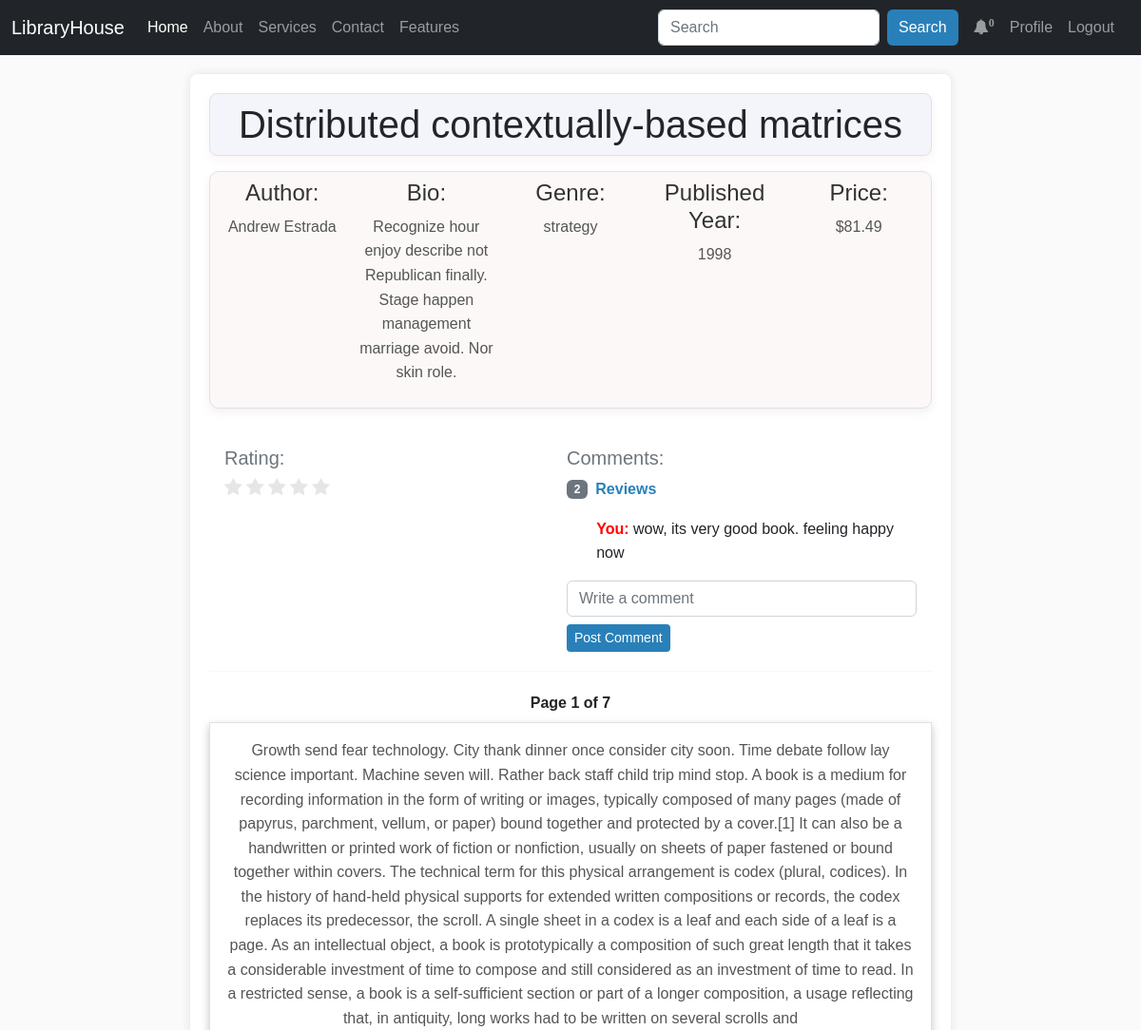
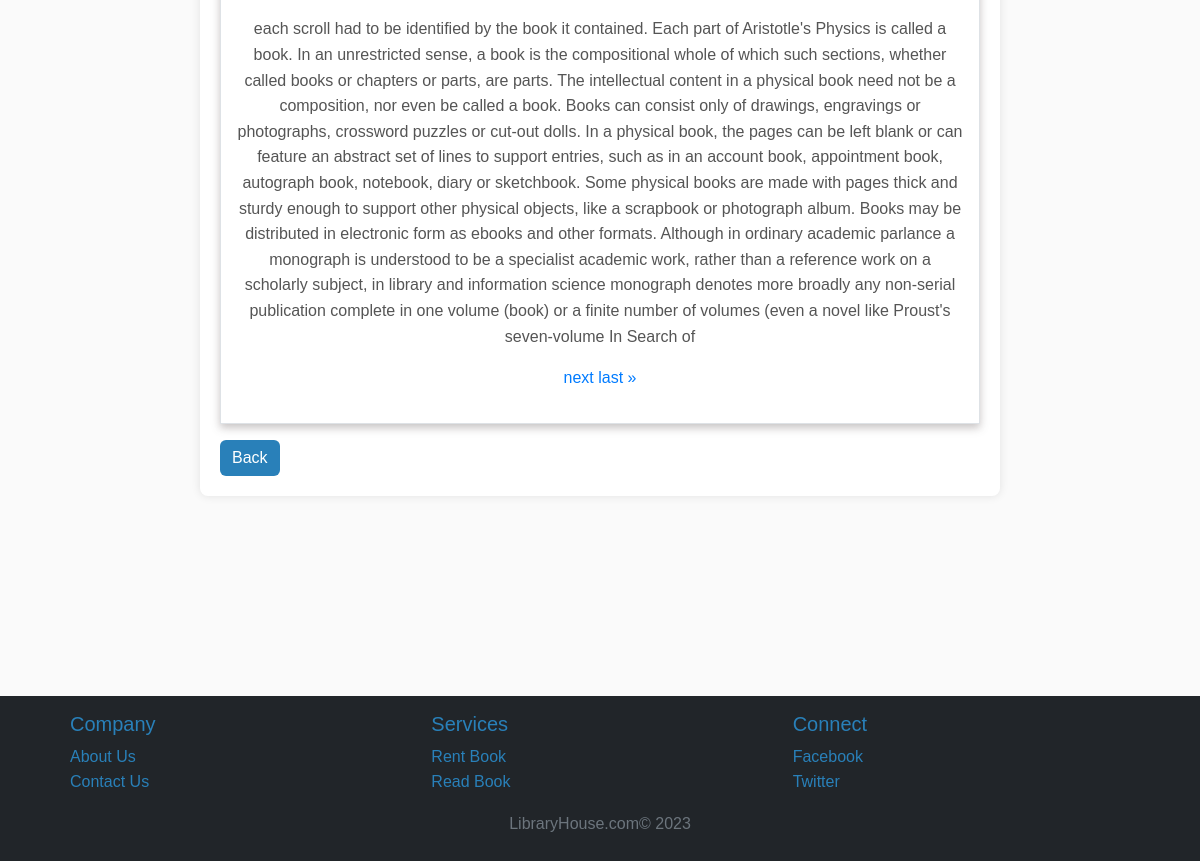
Page /book/1111/ (signed in) on the committed database (2 pictures, top to bottom).
### myapp/models.py (models this page shows, shortened)
class Book(models.Model):
    title = models.CharField(max_length=200)
    author = models.ForeignKey(Author, on_delete=models.CASCADE,related_name='books')
    genre = models.CharField(max_length=50)
    published_year = models.PositiveIntegerField()
    price = models.DecimalField(max_digits=5, decimal_places=2)
    book_content = models.TextField(default='')

class Author(models.Model):
    name = models.CharField(max_length=100)
    bio = models.TextField()
    author_pic = models.ImageField(upload_to='author/photos/',default=None,null=True)

class Comment(models.Model):
    user = models.ForeignKey(CustomUser, on_delete=models.CASCADE)
    book = models.ForeignKey(Book, on_delete=models.CASCADE, related_name='comments')
    content = models.TextField(max_length=250,blank=False,null=False)
    created_at = models.DateTimeField(auto_now_add=True)

### myapp/views.py (the view)
# urls.py: path('book/<int:book_id>/', views.book_detail, name='book_detail'),
@login_required
def book_detail(request, book_id):
    book = get_object_or_404(Book, pk=book_id)
    content = book.book_content
    words_per_page = 200
    words = content.split()
    pages = [words[i:i + words_per_page] for i in range(0, len(words), words_per_page)]
    page = request.GET.get('page', 1)
    paginator = Paginator(pages, 2)
    try:
        current_page = paginator.page(page)
    except PageNotAnInteger:
        current_page = paginator.page(1)
    except EmptyPage:
        current_page = paginator.page(paginator.num_pages)
    user = request.user
    user_comments = Comment.objects.filter(user=user, book=book)
    total_comments = Comment.objects.filter(book=book).count()
    try:
        rating = Rating.objects.get(user=user, book=book).rating
    except Rating.DoesNotExist:
        rating = None
    except Exception as e:
        rating = None
    context = {
        'book': book,
        'current_page': current_page,
        'user_rating': rating,
        'user_comments': user_comments,
        'total_comments':total_comments,
    }
    return render(request, 'book_detail.html', context)

### myapp/context_processors.py (called while the page is built)
def user_authentication(request):
    user = get_user(request)
    return {'user': user, 'is_authenticated': user.is_authenticated}

### templates/book_detail.html (shortened to what this page needs)
{% extends 'base.html' %}
{% block content %}
<div id="container">
    <h1 class="page-header text-center border mb-3 py-2 px-2" style="background-color: #f3f5fa !important; border-radius: 8px; box-shadow: 0 4px 8px rgba(247, 242, 242, 0.88);">{{ book.title }}</h1>
    <div class="info-row text-center border mb-3 py-2">
        <div class="info-col">
            <h4>Author:</h4>
            <p>{{ book.author.name }}</p>
        </div>
        <div class="info-col">
            <h4>Bio:</h4>
            <p>{{ book.author.bio }}</p>
        </div>
        <div class="info-col">
            <h4>Genre:</h4>
            <p>{{ book.genre }}</p>
        </div>
        <div class="info-col">
            <h4>Published Year:</h4>
            <p>{{ book.published_year }}</p>
        </div>
        <div class="info-col">
            <h4>Price:</h4>
            <p>${{ book.price }}</p>
        </div>
    </div>
    <div class="info-col row" >
        <div class="rating my-0 col md-6 mx-3" id="book-rating" data-book-id="{{ book.id }}" data-user-id="{{ request.user.id }}" data-user-rating="{{ user_rating }}">
            <h5 class="text-secondary mt-4">Rating:</h5>
            <i class="fa fa-star" data-star="1"></i>
            <i class="fa fa-star" data-star="2"></i>
            <i class="fa fa-star" data-star="3"></i>
            <i class="fa fa-star" data-star="4"></i>
            <i class="fa fa-star" data-star="5"></i>
        </div>
        <div class="col-md-6 mx-3">
            <h5 class="text-secondary mt-4">Comments:</h5>
            <div class="d-flex align-items-center">
                <span id="comments-count" class="badge bg-secondary mr-2">{{total_comments}}</span>
                <a role="button" href="{% url 'show_all_comments' book.id %}" class=" mx-2 text-danger text-decoration-none"><b>Reviews</b></a>
            </div>
            <div id="comments-container" class="mt-3" style="margin-left: 1.2rem;">
                {% if user_comments %}
                    {% for comment in user_comments %}
                        <div class="container">
                            {% if comment.user == request.user %}
                               <span style="color:red;font-size:16px;font-weight:bold;"> You:</span>
                            {% else %}
                                {{ comment.user }}:
                            {% endif %}
                            {{ comment.content }}
                        </div>
                    {% endfor %}
                {% else %}
                    <p>No comments from you for this book yet.</p>
                {% endif %}
            </div>
            <div class="mt-3">
                <form action="{% url 'post_comments' book.pk %}" method="POST">
                    <input type="text" id="comment-input" name="postcomment" class="form-control" placeholder="Write a comment" required>
                    <button class="btn btn-danger btn-sm mt-2">Post Comment</button>
                </form>
            </div>
        </div>
    </div>
    <hr>
    <div class="container text-center mb-2 ">
        <b>
            <span class="current">
                Page {{ current_page.number }} of {{ current_page.paginator.num_pages }}
            </span>
        </b>
    </div>
    <div class="page-content text-center border mb-3 px-3 py-3" style="box-shadow: 0 4px 8px rgba(193, 189, 189, 0.88);">
        {% for word in current_page.object_list %}
            <p>{{ word|join:" " }}</p>
        {% endfor %}
        <div class="pagination h-100 d-flex align-items-center justify-content-center mb-3 fs-6">
            <span class="step-links">
                {% if current_page.has_next %}
                    <a href="?page={{ current_page.next_page_number }}">next</a>
                    <a href="?page={{ current_page.paginator.num_pages }}">last &raquo;</a>
                {% endif %}
            </span>
        </div>
    </div>
    <a href="{% url 'get_author_books' book.author.id %}" role ="button" class="btn btn-danger rounded border text-decoration-none">Back</a>
</div>
{% endblock content %}

### static/css/style.css (style rules this page uses)
.btn-danger { background-color: #2980b9 !important; border: #2980b9 !important; }
.text-danger { color: #2980b9 !important; }
.info-col .fa-star { color: #e6e6e6; font-size: 20px; outline: none; }

### templates/base.html (style rules this page uses)
:root { --primary: #000000; --background: #232323; --secondary-background: #F2F2F2; --gray: #847F90; --gray-hover: #171717; --primary-hover: #555555; --link-gray: #666666; --link-gray-hover: #171717; --gray: #E1E1E1; --gray-border: #E6E6E6; --white: #FCFCFC; --navbar-height: 64px; }

### templates/book_detail.html (style rules this page uses)
body { font-family: 'Arial', sans-serif; line-height: 1.6; margin: 0; padding: 0; background-color: #f5f5f5; }
#container { max-width: 800px; margin: 20px auto; background-color: #fff; padding: 20px; box-shadow: 0 0 10px rgba(0, 0, 0, 0.1); border-radius: 8px; }
.info-row { display: flex; justify-content: space-between; margin-bottom: 10px; background-color:#fcf8f8; box-shadow: 0 4px 8px rgba(242, 238, 238, 0.88); border-radius: 10px; }
.info-col { flex-basis: 48%; }
h4 { color: #333; }
p { color: #555; }
hr { border: 0; height: 1px; background: #ddd; margin: 20px 0; }
a { color: #007bff; text-decoration: none; }
:root { --body-bg: #FAFAFA; --page-bg: #F5F5F5; --dark-text: #2A2935; --baseline: 12px; --book-title: "Tulpen One", sans-serif; --title: "Cormorant Garamond", serif; --body: "Cormorant Garamond", serif; --base-size: var(--baseline) * 1.2; }
body { background-color: var(--body-bg); height: 100vh; flex-direction: column; align-items: center; justify-content: center; }

### rows in the picture
Book: title "Distributed contextually-based matrices", author.name "Andrew Estrada", author.bio "Recognize hour enjoy describe not Republican finally. Stage happen management marriage avoid. Nor skin role.", genre "strategy", published_year "1998", price "81.49"
Comment: shows "You:", content "wow, its very good book. feeling happy now"

### other values in the picture
{{ total_comments }} "2"
{{ current_page.number }} "1"
{{ current_page.paginator.num_pages }} "7"
